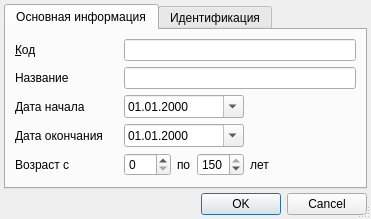
<?xml version="1.0" encoding="UTF-8"?>
<ui version="4.0">
 <class>ItemEditorDialog</class>
 <widget class="QDialog" name="ItemEditorDialog">
  <property name="geometry">
   <rect>
    <x>0</x>
    <y>0</y>
    <width>371</width>
    <height>210</height>
   </rect>
  </property>
  <property name="windowTitle">
   <string>ChangeMe!</string>
  </property>
  <property name="sizeGripEnabled">
   <bool>true</bool>
  </property>
  <layout class="QGridLayout">
   <property name="margin">
    <number>4</number>
   </property>
   <property name="spacing">
    <number>4</number>
   </property>
   <item row="2" column="0">
    <widget class="QTabWidget" name="tabWidget">
     <property name="currentIndex">
      <number>0</number>
     </property>
     <widget class="QWidget" name="tabMainInfo">
      <attribute name="title">
       <string>Основная информация</string>
      </attribute>
      <layout class="QGridLayout" name="gridLayout">
       <item row="4" column="5">
        <widget class="QSpinBox" name="edtAgeTo">
         <property name="maximum">
          <number>150</number>
         </property>
         <property name="value">
          <number>150</number>
         </property>
        </widget>
       </item>
       <item row="4" column="2">
        <widget class="QSpinBox" name="edtAgeFrom">
         <property name="maximum">
          <number>150</number>
         </property>
        </widget>
       </item>
       <item row="4" column="0">
        <widget class="QLabel" name="lblAge">
         <property name="text">
          <string>Возраст с</string>
         </property>
        </widget>
       </item>
       <item row="5" column="0">
        <spacer>
         <property name="orientation">
          <enum>Qt::Vertical</enum>
         </property>
         <property name="sizeHint" stdset="0">
          <size>
           <width>103</width>
           <height>16</height>
          </size>
         </property>
        </spacer>
       </item>
       <item row="1" column="0">
        <widget class="QLabel" name="lblName">
         <property name="text">
          <string>Название</string>
         </property>
        </widget>
       </item>
       <item row="0" column="0">
        <widget class="QLabel" name="lblCode">
         <property name="sizePolicy">
          <sizepolicy hsizetype="Maximum" vsizetype="Preferred">
           <horstretch>0</horstretch>
           <verstretch>0</verstretch>
          </sizepolicy>
         </property>
         <property name="text">
          <string>&amp;Код</string>
         </property>
         <property name="buddy">
          <cstring>edtCode</cstring>
         </property>
        </widget>
       </item>
       <item row="3" column="0">
        <widget class="QLabel" name="lblEndDate">
         <property name="sizePolicy">
          <sizepolicy hsizetype="Maximum" vsizetype="Preferred">
           <horstretch>0</horstretch>
           <verstretch>0</verstretch>
          </sizepolicy>
         </property>
         <property name="text">
          <string>Дата окончания</string>
         </property>
        </widget>
       </item>
       <item row="2" column="0">
        <widget class="QLabel" name="lblBegDate">
         <property name="sizePolicy">
          <sizepolicy hsizetype="Maximum" vsizetype="Preferred">
           <horstretch>0</horstretch>
           <verstretch>0</verstretch>
          </sizepolicy>
         </property>
         <property name="text">
          <string>Дата начала</string>
         </property>
        </widget>
       </item>
       <item row="4" column="6">
        <widget class="QLabel" name="lblAge_3">
         <property name="text">
          <string>лет</string>
         </property>
        </widget>
       </item>
       <item row="4" column="7">
        <spacer name="horizontalSpacer_2">
         <property name="orientation">
          <enum>Qt::Horizontal</enum>
         </property>
         <property name="sizeHint" stdset="0">
          <size>
           <width>40</width>
           <height>20</height>
          </size>
         </property>
        </spacer>
       </item>
       <item row="4" column="3" colspan="2">
        <widget class="QLabel" name="lblAge_2">
         <property name="text">
          <string>по</string>
         </property>
        </widget>
       </item>
       <item row="1" column="2" colspan="6">
        <widget class="QLineEdit" name="edtName"/>
       </item>
       <item row="0" column="2" colspan="6">
        <widget class="QLineEdit" name="edtCode">
         <property name="maxLength">
          <number>8</number>
         </property>
        </widget>
       </item>
       <item row="3" column="2" colspan="4">
        <widget class="CDateEdit" name="edtEndDate">
         <property name="displayFormat">
          <string>dd.MM.yyyy</string>
         </property>
         <property name="calendarPopup">
          <bool>true</bool>
         </property>
        </widget>
       </item>
       <item row="2" column="6" colspan="2">
        <spacer name="horizontalSpacer">
         <property name="orientation">
          <enum>Qt::Horizontal</enum>
         </property>
         <property name="sizeHint" stdset="0">
          <size>
           <width>40</width>
           <height>20</height>
          </size>
         </property>
        </spacer>
       </item>
       <item row="2" column="2" colspan="4">
        <widget class="CDateEdit" name="edtBegDate">
         <property name="displayFormat">
          <string>dd.MM.yyyy</string>
         </property>
         <property name="calendarPopup">
          <bool>true</bool>
         </property>
        </widget>
       </item>
      </layout>
     </widget>
     <widget class="QWidget" name="tabIdentInfo">
      <attribute name="title">
       <string>Идентификация</string>
      </attribute>
      <layout class="QGridLayout" name="gridLayout_2">
       <item row="0" column="0">
        <widget class="CInDocTableView" name="tblIdentification"/>
       </item>
      </layout>
     </widget>
    </widget>
   </item>
   <item row="3" column="0">
    <widget class="QDialogButtonBox" name="buttonBox">
     <property name="standardButtons">
      <set>QDialogButtonBox::Cancel|QDialogButtonBox::Ok</set>
     </property>
    </widget>
   </item>
  </layout>
 </widget>
 <customwidgets>
  <customwidget>
   <class>CDateEdit</class>
   <extends>QDateEdit</extends>
   <header>library/DateEdit.h</header>
  </customwidget>
  <customwidget>
   <class>CInDocTableView</class>
   <extends>QTableView</extends>
   <header>library/InDocTable.h</header>
  </customwidget>
 </customwidgets>
 <resources/>
 <connections>
  <connection>
   <sender>buttonBox</sender>
   <signal>accepted()</signal>
   <receiver>ItemEditorDialog</receiver>
   <slot>accept()</slot>
   <hints>
    <hint type="sourcelabel">
     <x>159</x>
     <y>176</y>
    </hint>
    <hint type="destinationlabel">
     <x>159</x>
     <y>96</y>
    </hint>
   </hints>
  </connection>
  <connection>
   <sender>buttonBox</sender>
   <signal>rejected()</signal>
   <receiver>ItemEditorDialog</receiver>
   <slot>reject()</slot>
   <hints>
    <hint type="sourcelabel">
     <x>159</x>
     <y>176</y>
    </hint>
    <hint type="destinationlabel">
     <x>159</x>
     <y>96</y>
    </hint>
   </hints>
  </connection>
 </connections>
</ui>
